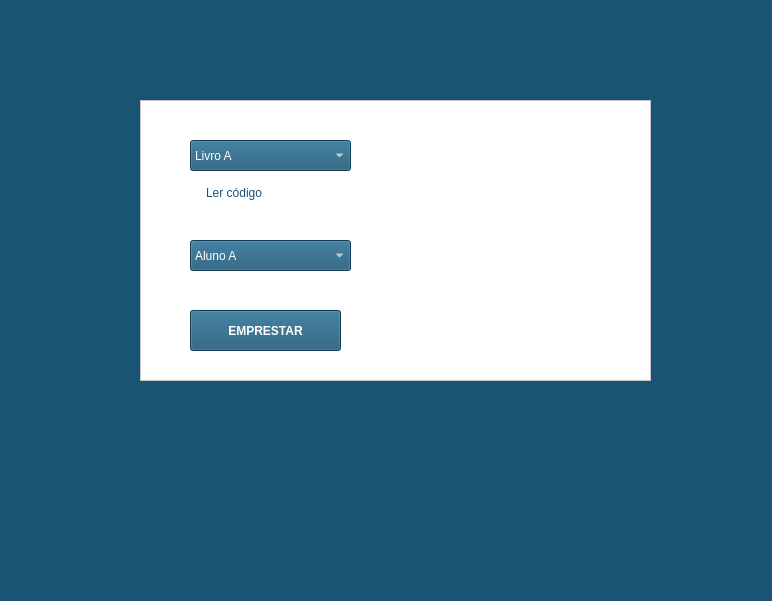
<?xml version="1.0" encoding="UTF-8"?>
<ui version="4.0">
 <class>EmpLivro</class>
 <widget class="QWidget" name="EmpLivro">
  <property name="geometry">
   <rect>
    <x>0</x>
    <y>0</y>
    <width>772</width>
    <height>601</height>
   </rect>
  </property>
  <property name="windowTitle">
   <string>Emprestar</string>
  </property>
  <property name="styleSheet">
   <string notr="true">QWidget
{
background-color:#1a5475;
}

QListWidget
{
 background-color:white
}

QComboBox
{
color:white;
selected=color:black;
selected-background-color:white;
}

QPushButton
{
color: #1a5475;
background-color:white;
}

QPushButton#btnEmp{
color:white;
background-color:#1a5475
}

QPushButton#btnEmp:hover
{
background-color:white;
color:black;
}</string>
  </property>
  <widget class="QListWidget" name="listWidget">
   <property name="geometry">
    <rect>
     <x>140</x>
     <y>100</y>
     <width>511</width>
     <height>281</height>
    </rect>
   </property>
  </widget>
  <widget class="QComboBox" name="cbLivros">
   <property name="geometry">
    <rect>
     <x>190</x>
     <y>140</y>
     <width>161</width>
     <height>31</height>
    </rect>
   </property>
   <property name="cursor">
    <cursorShape>PointingHandCursor</cursorShape>
   </property>
   <property name="styleSheet">
    <string notr="true">  selection-color: black;
  selection-background-color: white;</string>
   </property>
   <item>
    <property name="text">
     <string>Livro A</string>
    </property>
   </item>
   <item>
    <property name="text">
     <string>Livro B</string>
    </property>
   </item>
   <item>
    <property name="text">
     <string>Livro C</string>
    </property>
   </item>
   <item>
    <property name="text">
     <string>Livro D</string>
    </property>
   </item>
   <item>
    <property name="text">
     <string>Livro E</string>
    </property>
   </item>
  </widget>
  <widget class="QComboBox" name="cbLivros_2">
   <property name="geometry">
    <rect>
     <x>190</x>
     <y>240</y>
     <width>161</width>
     <height>31</height>
    </rect>
   </property>
   <property name="cursor">
    <cursorShape>PointingHandCursor</cursorShape>
   </property>
   <property name="styleSheet">
    <string notr="true">  selection-color: black;
  selection-background-color: white;</string>
   </property>
   <item>
    <property name="text">
     <string>Aluno A</string>
    </property>
   </item>
   <item>
    <property name="text">
     <string>Aluno B</string>
    </property>
   </item>
   <item>
    <property name="text">
     <string>Aluno C</string>
    </property>
   </item>
   <item>
    <property name="text">
     <string>Aluno D</string>
    </property>
   </item>
   <item>
    <property name="text">
     <string>Aluno E</string>
    </property>
   </item>
  </widget>
  <widget class="QPushButton" name="btnEmp">
   <property name="geometry">
    <rect>
     <x>190</x>
     <y>310</y>
     <width>151</width>
     <height>41</height>
    </rect>
   </property>
   <property name="font">
    <font>
     <bold>true</bold>
    </font>
   </property>
   <property name="cursor">
    <cursorShape>PointingHandCursor</cursorShape>
   </property>
   <property name="styleSheet">
    <string notr="true"/>
   </property>
   <property name="text">
    <string>EMPRESTAR</string>
   </property>
  </widget>
  <widget class="QPushButton" name="btnLerCod">
   <property name="geometry">
    <rect>
     <x>190</x>
     <y>180</y>
     <width>88</width>
     <height>25</height>
    </rect>
   </property>
   <property name="cursor">
    <cursorShape>PointingHandCursor</cursorShape>
   </property>
   <property name="text">
    <string>Ler código</string>
   </property>
   <property name="flat">
    <bool>true</bool>
   </property>
  </widget>
 </widget>
 <resources/>
 <connections/>
</ui>
